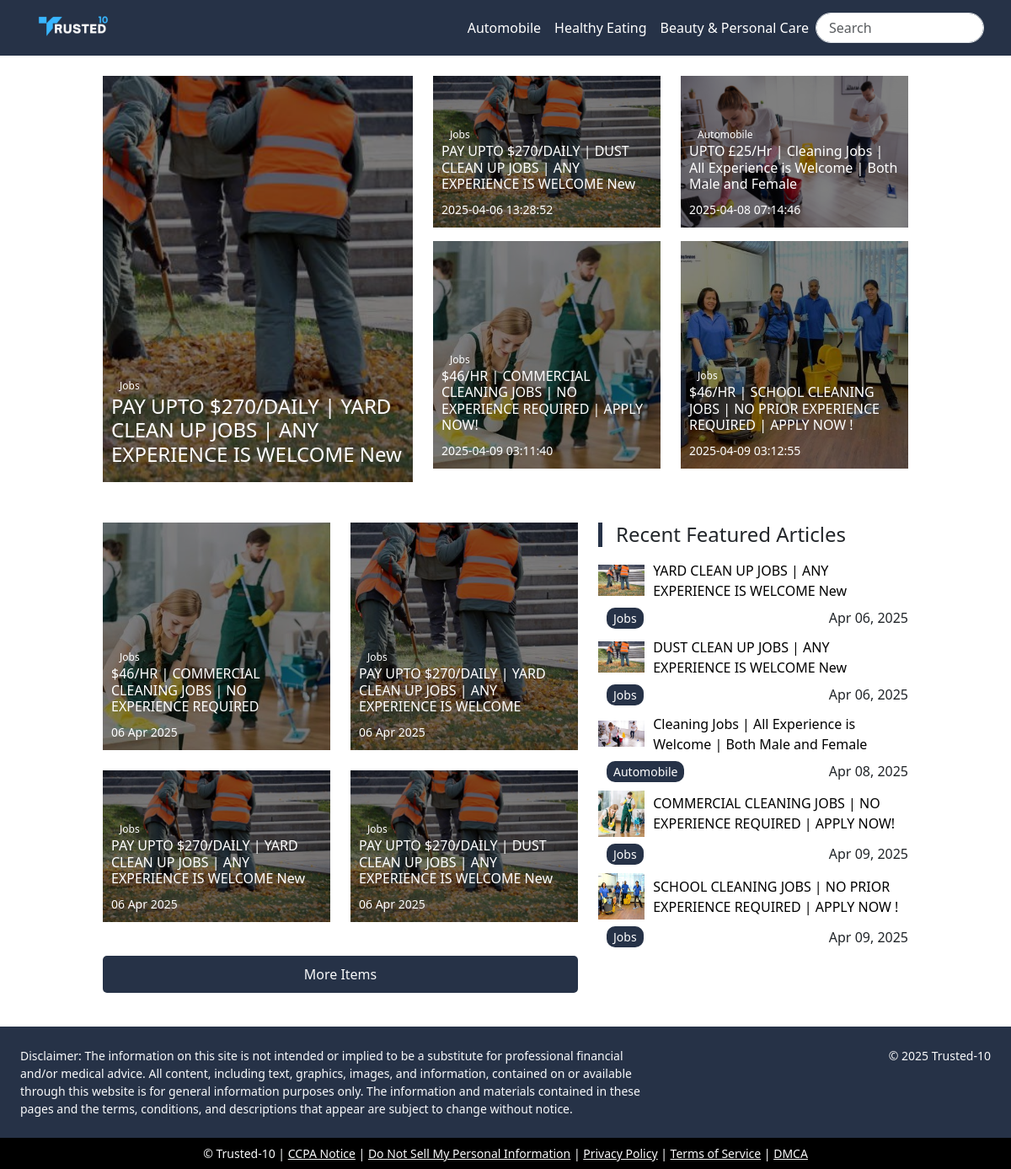
The page / on the database its author committed.
### tables this page shows
CREATE TABLE `tbl_blogs` (
  `id` int NOT NULL,
  `title` varchar(255) NOT NULL,
  `description` longtext NOT NULL,
  `image` varchar(255) NOT NULL,
  `slug` varchar(255) NOT NULL,
  `category` varchar(255) NOT NULL,
  `pay` varchar(255) DEFAULT NULL,
  `keywords` text,
  `status` tinyint(1) DEFAULT '1',
  `created_at` timestamp NOT NULL DEFAULT CURRENT_TIMESTAMP,
  `updated_at` timestamp NOT NULL DEFAULT CURRENT_TIMESTAMP ON UPDATE CURRENT_TIMESTAMP,
  `isfeaturepost` tinyint(1) DEFAULT '0',
  `ispopular` varchar(11) NOT NULL DEFAULT '0'
);

CREATE TABLE `tbl_categories` (
  `id` int NOT NULL,
  `name` varchar(255) NOT NULL,
  `isfeatured` tinyint(1) DEFAULT '0'
);

### application/controllers/Home.php (called while the page is built, shortened)
<?php
class Home extends CI_Controller
{
    public $session, $Admin_model, $pagination, $Category_model, $Blog_model, $form_validation;
    public function __construct()
    {
        $this->load->model('Admin_model');
        $this->load->model('Category_model');
        $this->load->model('Blog_model');
        $this->load->library('session');
        $this->load->helper('url');
        $this->load->library('form_validation');
    }
    public function index($page = 0)
    {
        $this->load->library('pagination');
        $page = is_numeric($page) ? (int) $page : 0;
        $config['base_url'] = base_url('home/index');
        $config['total_rows'] = $this->Blog_model->count_all_blogs();
        $config['per_page'] = 4;
        $config['uri_segment'] = 3;
        $config['use_page_numbers'] = TRUE;
        $config['reuse_query_string'] = TRUE;
        $config['full_tag_open'] = '<ul class="pagination">';
        $config['full_tag_close'] = '</ul>';
        $config['num_tag_open'] = '<li class="page-item"><span class="page-link">';
        $config['num_tag_close'] = '</span></li>';
        $config['cur_tag_open'] = '<li class="page-item active"><span class="page-link">';
        $config['cur_tag_close'] = '</span></li>';
        $config['prev_tag_open'] = '<li class="page-item"><span class="page-link">';
        $config['prev_tag_close'] = '</span></li>';
        $config['next_tag_open'] = '<li class="page-item"><span class="page-link">';
        $config['next_tag_close'] = '</span></li>';
        $this->pagination->initialize($config);
        $blogs = $this->Blog_model->get_all_blogs_paginated($config['per_page'], $page);
        $featured_blogs = $this->Blog_model->get_featured_blogs();
        $data['featuredposts'] = $featured_blogs;
        $data['main_content'] = 'home';
        $data['datas'] = $blogs;
        $data['pagination_links'] = $this->pagination->create_links();
        $this->load->view('template', $data);
    }
}

### index.php (called while the page is built, shortened)
<?php
require_once BASEPATH.'core/CodeIgniter.php';

### application/models/Blog_model.php (called while the page is built, shortened)
<?php
class Blog_model extends CI_Model
{
    public function get_featured_blogs()
    {
        $this->db->select('tbl_blogs.*, tbl_categories.name as category_name');
        $this->db->from('tbl_blogs');
        $this->db->join('tbl_categories', 'tbl_categories.id = tbl_blogs.category', 'left');
        $this->db->where('isfeaturepost', 1);
        return $this->db->get()->result();
    }
    public function get_all_blogs_paginated($limit, $offset)
    {
        $this->db->select('tbl_blogs.*, tbl_categories.name as category_name');
        $this->db->from('tbl_blogs');
        $this->db->join('tbl_categories', 'tbl_categories.id = tbl_blogs.category', 'left');
        $this->db->limit($limit, $offset);
        return $this->db->get()->result();
    }
    public function count_all_blogs()
    {
        return $this->db->count_all('tbl_blogs');
    }
}

### application/config/config.php (called while the page is built, shortened)
<?php
$config['base_url'] = 'http://localhost:9900/trusted10/';
$config['index_page'] = 'index.php';
$config['uri_protocol']	= 'REQUEST_URI';
$config['url_suffix'] = '';
$config['language']	= 'english';
$config['charset'] = 'UTF-8';
$config['enable_hooks'] = FALSE;
$config['subclass_prefix'] = 'MY_';
$config['composer_autoload'] = FALSE;
$config['permitted_uri_chars'] = 'a-z 0-9~%.:_\-';
$config['enable_query_strings'] = FALSE;
$config['controller_trigger'] = 'c';
$config['function_trigger'] = 'm';
$config['directory_trigger'] = 'd';
$config['allow_get_array'] = TRUE;
$config['log_threshold'] = 0;
$config['log_path'] = '';
$config['log_file_extension'] = '';
$config['log_file_permissions'] = 0644;
$config['log_date_format'] = 'Y-m-d H:i:s';
$config['error_views_path'] = '';
$config['cache_path'] = '';
$config['cache_query_string'] = FALSE;
$config['encryption_key'] = '';
$config['sess_driver'] = 'files';
$config['sess_cookie_name'] = 'ci_session';
$config['sess_samesite'] = 'Lax';
$config['sess_expiration'] = 7200;
$config['sess_save_path'] = NULL;
$config['sess_match_ip'] = FALSE;
$config['sess_time_to_update'] = 300;
$config['sess_regenerate_destroy'] = FALSE;
$config['cookie_prefix']	= '';
$config['cookie_domain']	= '';
$config['cookie_path']		= '/';
$config['cookie_secure']	= FALSE;
$config['cookie_httponly'] 	= FALSE;
$config['cookie_samesite'] 	= 'Lax';
$config['standardize_newlines'] = FALSE;
$config['global_xss_filtering'] = FALSE;
$config['csrf_protection'] = FALSE;
$config['csrf_token_name'] = 'csrf_test_name';
$config['csrf_cookie_name'] = 'csrf_cookie_name';
$config['csrf_expire'] = 7200;
$config['csrf_regenerate'] = TRUE;
$config['csrf_exclude_uris'] = array();
$config['compress_output'] = FALSE;
$config['time_reference'] = 'local';
$config['rewrite_short_tags'] = FALSE;
$config['proxy_ips'] = '';

### application/views/home.php (the view, shortened to what this page needs)
<?php
$blogs = $datas;
?>
<div class="container py-4 ">
    <div class="row mx-auto justify-content-center">
        <div class="col-md-4 m-mb-2">
            <?php $featured = $featuredposts[0]; ?>
            <div class="blog-card" onclick="window.location.href='<?= base_url($featured->slug) ?>'">
                <img src="<?= base_url('uploads/') . $featured->image ?>" alt="Featured Image" class="blog-img">
                <div class="blog-content">
                    <span class="category-badge"><?= $featured->category_name ?></span>
                    <h4 class="blog-title-h">
                        <?php
                        if (!empty($featured->pay)) {
                            echo htmlspecialchars($featured->pay) . ' | ' . htmlspecialchars($featured->title);
                        } else {
                            echo htmlspecialchars($featured->title);
                        }
                        ?></h4>
                </div>
            </div>
        </div>
        <div class="col-md-6">
            <div class="row">
                <?php foreach (array_slice($featuredposts, 1) as $blog): ?>
                    <div class="col-6 mb-3">
                        <div class="blog-card" onclick="window.location.href='<?= base_url($blog->slug) ?>'">
                            <img src="<?= base_url('uploads/') . $blog->image ?>" alt="Blog Image" class="blog-img">
                            <div class="blog-content">
                                <span class="category-badge"><?= $blog->category_name ?></span>
                                <h6 class="blog-title-h">
                                    <?php
                                    if (!empty($blog->pay)) {
                                        echo htmlspecialchars($blog->pay) . ' | ' . htmlspecialchars($blog->title);
                                    } else {
                                        echo htmlspecialchars($blog->title);
                                    }
                                    ?></h6>
                                <small><?= $blog->created_at ?></small>
                            </div>
                        </div>
                    </div>
                <?php endforeach; ?>
            </div>
        </div>
    </div>
</div>
<div class="container py-4 mx-auto">
    <div class="row mx-auto justify-content-center">
        <div class="col-lg-6">
            <div class="row" id="blog-container">
                <?php foreach ($blogs as $index => $blog): ?>
                    <div class="col-md-6 mb-4">
                        <div class="blog-card" onclick="window.location.href='<?= base_url($blog->slug) ?>'">
                            <img src="<?= base_url('uploads/') . $blog->image ?>" alt="Blog Image" class="blog-img">
                            <div class="blog-content">
                                <span class="category-badge"><?= $blog->category_name ?></span>
                                <h6 class="blog-title-h">
                                    <?php
                                    if (!empty($blog->pay)) {
                                        echo htmlspecialchars($blog->pay) . ' | ' . htmlspecialchars($blog->title);
                                    } else {
                                        echo htmlspecialchars($blog->title);
                                    }
                                    ?></h6>
                                <small><?= date('d M Y', strtotime($blog->created_at)) ?></small>
                            </div>
                        </div>
                    </div>
                <?php endforeach; ?>
            </div>
            <div class="text-center my-3">
                <button id="load-more" class="w-100 d-bg text-light">More Items</button>
            </div>
        </div>
        <div class="col-lg-4">
            <div class="sticky-top" style="top: 0;">
                <h4 class="mb-3 left-border"> <span class="mx-2"></span> Recent Featured Articles</h4>
                <ul class="list-unstyled featured-posts">
                    <?php foreach ($featuredposts as $index => $f): ?>
                        <li class="featured-item">
                            <a href="<?php echo base_url($f->slug) ?>" class="featured-link">
                                <img src="<?php echo base_url('uploads/') . $f->image ?>" alt="<?php echo $f->title ?>" class="featured-img">
                                <span class="featured-title"><?php echo $f->title ?></span>
                            </a>
                            <div class="d-flex justify-content-between align-items-center mt-2">
                                <span class="featured-category"><?php echo $f->category_name ?></span>
                                <span class="featured-timestamp"><?= date("M d, Y", strtotime($f->created_at)) ?></span>
                            </div>
                        </li>
                    <?php endforeach; ?>
                </ul>
            </div>
        </div>
    </div>
</div>

### application/views/common/header.php (shortened to what this page needs)
<!DOCTYPE html>
<html lang="en">
<head>
    <link href="https://cdn.jsdelivr.net/npm/bootstrap@5.3.0/dist/css/bootstrap.min.css" rel="stylesheet">
    <link rel="stylesheet" href="<?php echo base_url('assets/css/style.css') ?>">
</head>
<body>
    <nav class="navbar navbar-expand-lg d-bg">
        <div class=" container ">
            <a class="navbar-brand " href="<?php echo base_url() ?>">
                <img src="<?php echo base_url('assets/images/logo.png') ?>" alt="Trusted10" height="50">
            </a>
            <div class="collapse navbar-collapse " id="navbarNav">
                <ul class="navbar-nav ms-auto">
                    <li class="nav-item">
                        <a class="nav-link" href="#">Automobile</a>
                    </li>
                    <li class="nav-item">
                        <a class="nav-link" href="#">Healthy Eating</a>
                    </li>
                    <li class="nav-item">
                        <a class="nav-link" href="#">Beauty & Personal Care</a>
                    </li>
                </ul>
                <form class="d-flex">
                    <input class="form-control search-box" type="search" placeholder="Search" aria-label="Search">
                </form>
            </div>
        </div>
    </nav>

### application/views/template.php
<?php $this->load->view('common/header'); ?>
<div class="">
    <?php $this->load->view($main_content); ?>
</div>
<?php $this->load->view('common/footer'); ?>

### application/views/common/footer.php (shortened to what this page needs)
<footer>
    <div class="container-fluid d-bg text-light py-4">
        <div class="container text-left">
            <div class=" row">
                <div class="col-md-8">
                    <p class="mb-0 small">
                        Disclaimer: The information on this site is not intended or implied to be a substitute for professional financial and/or medical advice. All content, including text, graphics, images, and information, contained on or available through this website is for general information purposes only. The information and materials contained in these pages and the terms, conditions, and descriptions that appear are subject to change without notice.
                    </p>
                </div>
                <div class="col-md-4 text-md-end text-light small">
                    &copy; <?php echo date('Y'); ?> Trusted-10
                </div>
            </div>
        </div>
    </div>
    <div class="container-fluid bg-black text-light py-2">
        <div class="text-center small">
            &copy; Trusted-10 |
            <a href="#" class="text-light">CCPA Notice</a> |
            <a href="#" class="text-light">Do Not Sell My Personal Information</a> |
            <a href="#" class="text-light">Privacy Policy</a> |
            <a href="#" class="text-light">Terms of Service</a> |
            <a href="#" class="text-light">DMCA</a>
        </div>
    </div>
</footer>
</body>
</html>

### assets/css/style.css (style rules this page uses)
.d-bg { background-color: #263247; }
.left-border { border-left: 5px solid #263247; }
@media (min-width: 1200px) { .container { max-width: 2250px; } }
.featured-category { background: #263247; color: white; padding: 2px 8px; margin-left: 10px; border-radius: 10px; font-size: 14px; }
.featured-posts { padding: 0; }
.featured-item { margin-bottom: 10px; }
.featured-link { text-decoration: none; display: flex; align-items: center; width: 100%; justify-content: space-between; color: black; transition: color 0.3s ease-in-out; }
.featured-img { width: 15%; height: auto; margin-right: 10px; }
.featured-title { flex-grow: 1; }

### application/views/common/header.php (style rules this page uses)
.navbar { padding: 3px 20px; }
.navbar-nav .nav-link { color: white; }
.search-box { border-radius: 20px; padding: 5px 15px; width: 200px; }

### application/views/home.php (style rules this page uses)
.blog-img { width: 100%; height: 100%; object-fit: cover; }
.blog-card { position: relative; color: white; cursor: pointer; height: 100%; }
.blog-card::before { content: ""; position: absolute; top: 0; left: 0; right: 0; bottom: 0; background: rgba(0, 0, 0, 0.5); }
.blog-content { position: absolute; bottom: 10px; left: 10px; right: 10px; z-index: 1; }
.category-badge { padding: 5px 10px; border-radius: 5px; font-size: 12px; }
#load-more { color: white; padding: 10px 20px; border: none; border-radius: 5px; cursor: pointer; }

### rows shown on the page
tbl_blogs: image (picture), pay "PAY UPTO $270/DAILY", title "YARD CLEAN UP JOBS | ANY EXPERIENCE IS WELCOME New", tbl_categories.name "Jobs", created_at "06 Apr 2025", created_at "Apr 06, 2025"
tbl_categories: name "Jobs"
tbl_blogs: image (picture), tbl_categories.name "Jobs", pay "PAY UPTO $270/DAILY", title "DUST CLEAN UP JOBS | ANY EXPERIENCE IS WELCOME New", created_at "2025-04-06 13:28:52", created_at "06 Apr 2025", created_at "Apr 06, 2025"
tbl_blogs: image (picture), tbl_categories.name "Automobile", pay "UPTO £25/Hr", title "Cleaning Jobs | All Experience is Welcome | Both Male and Female", created_at "2025-04-08 07:14:46", created_at "Apr 08, 2025"
tbl_blogs: image (picture), tbl_categories.name "Jobs", pay "$46/HR", title "COMMERCIAL CLEANING JOBS | NO EXPERIENCE REQUIRED | APPLY NOW!", created_at "2025-04-09 03:11:40", created_at "Apr 09, 2025"
tbl_blogs: image (picture), tbl_categories.name "Jobs", pay "$46/HR", title "SCHOOL CLEANING JOBS | NO PRIOR EXPERIENCE REQUIRED | APPLY NOW !", created_at "2025-04-09 03:12:55", created_at "Apr 09, 2025"
tbl_blogs: image (picture), tbl_categories.name "Jobs", pay "$46/HR", title "COMMERCIAL CLEANING JOBS | NO EXPERIENCE REQUIRED", created_at "06 Apr 2025"
tbl_blogs: image (picture), tbl_categories.name "Jobs", pay "PAY UPTO $270/DAILY", title "YARD CLEAN UP JOBS | ANY EXPERIENCE IS WELCOME", created_at "06 Apr 2025"
